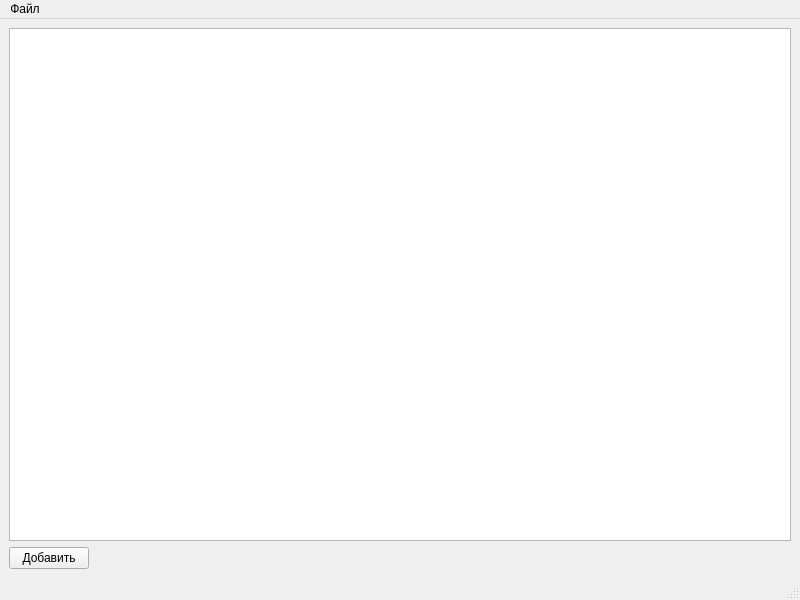
<?xml version="1.0" encoding="UTF-8"?>
<ui version="4.0">
 <class>MainWindow</class>
 <widget class="QMainWindow" name="MainWindow">
  <property name="geometry">
   <rect>
    <x>0</x>
    <y>0</y>
    <width>800</width>
    <height>600</height>
   </rect>
  </property>
  <property name="windowTitle">
   <string>Редактор базы данных сигнатур вредоносного ПО</string>
  </property>
  <widget class="QWidget" name="centralwidget">
   <layout class="QGridLayout" name="gridLayout">
    <item row="1" column="0">
     <widget class="QTableView" name="tableView"/>
    </item>
    <item row="2" column="0">
     <layout class="QHBoxLayout" name="horizontalLayout">
      <item>
       <widget class="QPushButton" name="addButton">
        <property name="sizePolicy">
         <sizepolicy hsizetype="Minimum" vsizetype="Fixed">
          <horstretch>0</horstretch>
          <verstretch>0</verstretch>
         </sizepolicy>
        </property>
        <property name="text">
         <string>Добавить</string>
        </property>
       </widget>
      </item>
      <item>
       <spacer name="horizontalSpacer">
        <property name="orientation">
         <enum>Qt::Horizontal</enum>
        </property>
        <property name="sizeHint" stdset="0">
         <size>
          <width>60</width>
          <height>20</height>
         </size>
        </property>
       </spacer>
      </item>
     </layout>
    </item>
   </layout>
  </widget>
  <widget class="QMenuBar" name="menubar">
   <property name="geometry">
    <rect>
     <x>0</x>
     <y>0</y>
     <width>800</width>
     <height>21</height>
    </rect>
   </property>
   <widget class="QMenu" name="menu">
    <property name="title">
     <string>Файл</string>
    </property>
    <addaction name="createBaseButton"/>
    <addaction name="openBaseButton"/>
   </widget>
   <addaction name="menu"/>
  </widget>
  <widget class="QStatusBar" name="statusbar"/>
  <action name="createBaseButton">
   <property name="text">
    <string>Создать файл базы...</string>
   </property>
  </action>
  <action name="openBaseButton">
   <property name="text">
    <string>Открыть файл базы...</string>
   </property>
  </action>
 </widget>
 <resources/>
 <connections/>
</ui>
